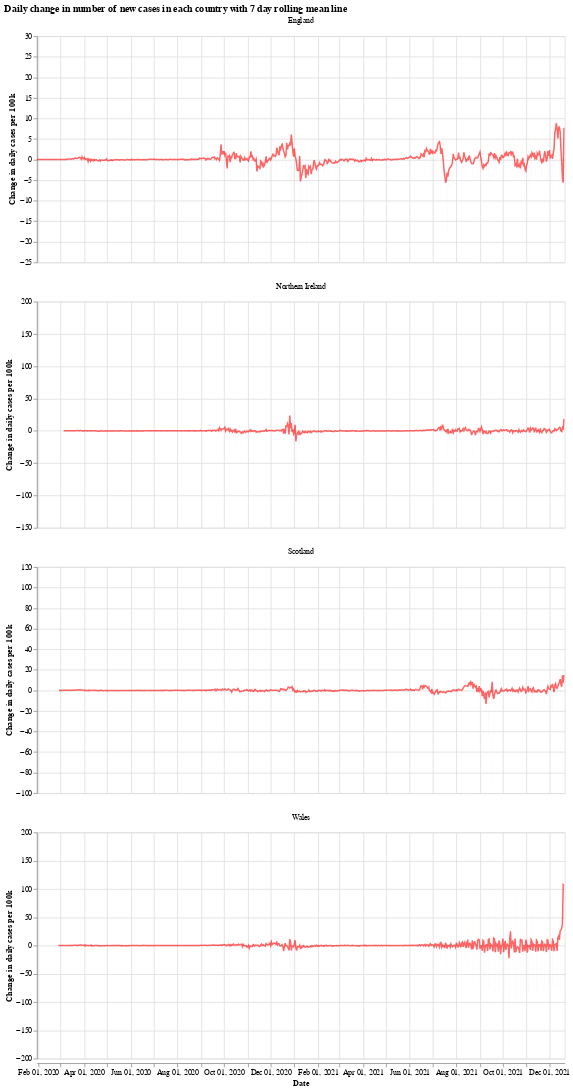

Source (notebook cell):
### Markdown cell above
We will use the Python library `Altair` for visualising the data, see the [altair docs](https://altair-viz.github.io/) for more information.

First we have a graph which shows the daily change in the number of new cases for each country. This number jumps up and down all over the place, which is likely due to delay in reporting of new cases over the weekend. Another interesting thing is that it looks like the daily cases in Wales experienced a much shorter period of calm over the summer (calm in the sense of daily cases not jumping up and down).

The orange bars are days when the number of new cases (per 100k population) was more than the previous day, while the blue are days when the number of new cases dropped. The red line is the 7 day moving average. 

When the moving average line is below 0, it means that there is a consistent drop in new cases. We can see this clearly happening around the times that lockdowns were introduced (though, to varying degrees). I will update the graphs soon with a marker of when each lockdown started.

### Code cell
# collapse
import altair as alt

bars = alt.Chart(uk_cases).mark_bar().encode(
    x=alt.X("yearmonthdate(date):T", axis=alt.Axis(title='Date')),
    y=alt.Y("casesChangeRate:Q", axis=alt.Axis(title='Change in daily cases per 100k')),
    tooltip='casesChange',
    color=alt.condition(
        alt.datum.casesChangeRate > 0,
        alt.value("orange"),  # The positive color
        alt.value("blue")  # The negative color
    )
).properties(title='Daily change in number of new cases with 7 day rolling mean',width=700).interactive()

line = alt.Chart(uk_cases).mark_line(
    color='red',
    size=2,
    opacity=0.6
).transform_window(
    rolling_mean='mean(casesChangeRate)',
    frame=[0, 7],
    groupby=['areaName']
).encode(
    x='yearmonthdate(date):T',
    y='rolling_mean:Q'
)

alt.layer(bars, line, data=uk_cases).facet(alt.Column(
    'areaName', title=''), columns=1).resolve_scale(y='independent').properties(title='Daily change in number of new cases in each country with 7 day rolling mean line')

### Figure 1 — Vega-Lite specification as saved in the notebook (floating-point values rounded to 4 significant figures; data arrays with more than 128 entries replaced by an {"elided": "..."} marker saying what was removed)
{"config": {"view": {"continuousWidth": 400, "continuousHeight": 300}}, "data": {"name": "data-09786db7ba661032b54dbf19dbc9bd21"}, "facet": {"type": "nominal", "field": "areaName", "title": ""}, "spec": {"layer": [{"mark": "bar", "encoding": {"color": {"condition": {"value": "orange", "test": "(datum.casesChangeRate > 0)"}, "value": "blue"}, "tooltip": {"type": "quantitative", "field": "casesChange"}, "x": {"type": "temporal", "axis": {"title": "Date"}, "field": "date", "timeUnit": "yearmonthdate"}, "y": {"type": "quantitative", "axis": {"title": "Change in daily cases per 100k"}, "field": "casesChangeRate"}}, "selection": {"selector001": {"type": "interval", "bind": "scales", "encodings": ["x", "y"]}}, "title": "Daily change in number of new cases with 7 day rolling mean", "width": 700}, {"mark": {"type": "line", "color": "red", "opacity": 0.6, "size": 2}, "encoding": {"x": {"type": "temporal", "field": "date", "timeUnit": "yearmonthdate"}, "y": {"type": "quantitative", "field": "rolling_mean"}}, "transform": [{"window": [{"op": "mean", "field": "casesChangeRate", "as": "rolling_mean"}], "frame": [0, 7], "groupby": ["areaName"]}]}]}, "columns": 1, "resolve": {"scale": {"y": "independent"}}, "title": "Daily change in number of new cases in each country with 7 day rolling mean line", "$schema": "https://vega.github.io/schema/vega-lite/v4.8.1.json", "datasets": {"data-09786db7ba661032b54dbf19dbc9bd21": {"elided": "2672 records"}}}
